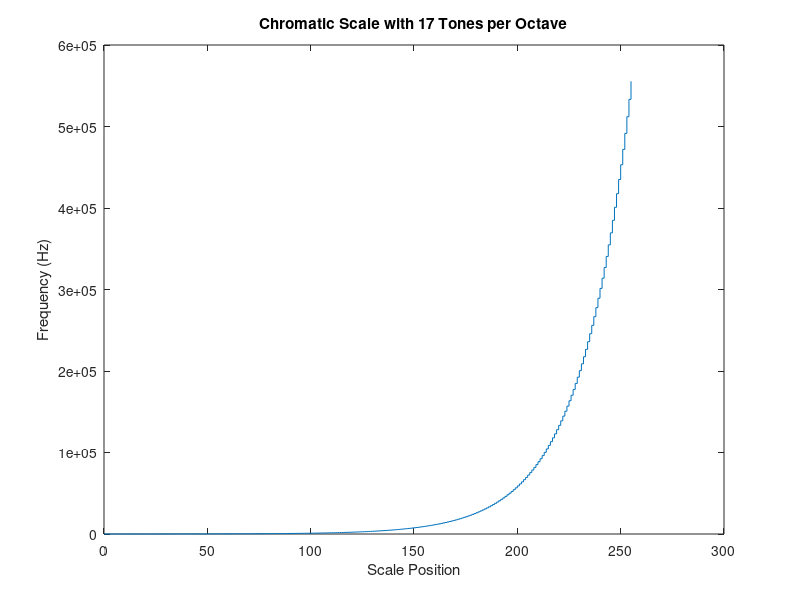

Source code (MATLAB):
%% Exercise 1.8.
% Assume an equal-tempered scale that consists of 17 tones per octave
% and a reference pitch p = 100 having a center frequency of 1000 Hz.
% Specify a formula similar to (1.1), which yields the center frequencies
% for the pitches $$p \in [0 : 255]$. In particular, determine the center frequency
% for the pitches $$p = 83$, $$p = 66$, and $$p = 49$ in this scale. What is the difference (in cents)
% between two subsequent pitches in this scale?

%%% Define center frequency for pitch 100 to be 1000 Hz.
pitch_center = 100;
pitch_center_freq = 1000;
scale_divisions = 17;
freq_pitch = @(p) pitch_center_freq * 2.^((p-pitch_center)./17);

chromatic_scale = 0:255;

%%% Visualization
stairs(chromatic_scale, freq_pitch(chromatic_scale));
title('Chromatic Scale with 17 Tones per Octave')
xlabel('Scale Position')
ylabel('Frequency (Hz)')
